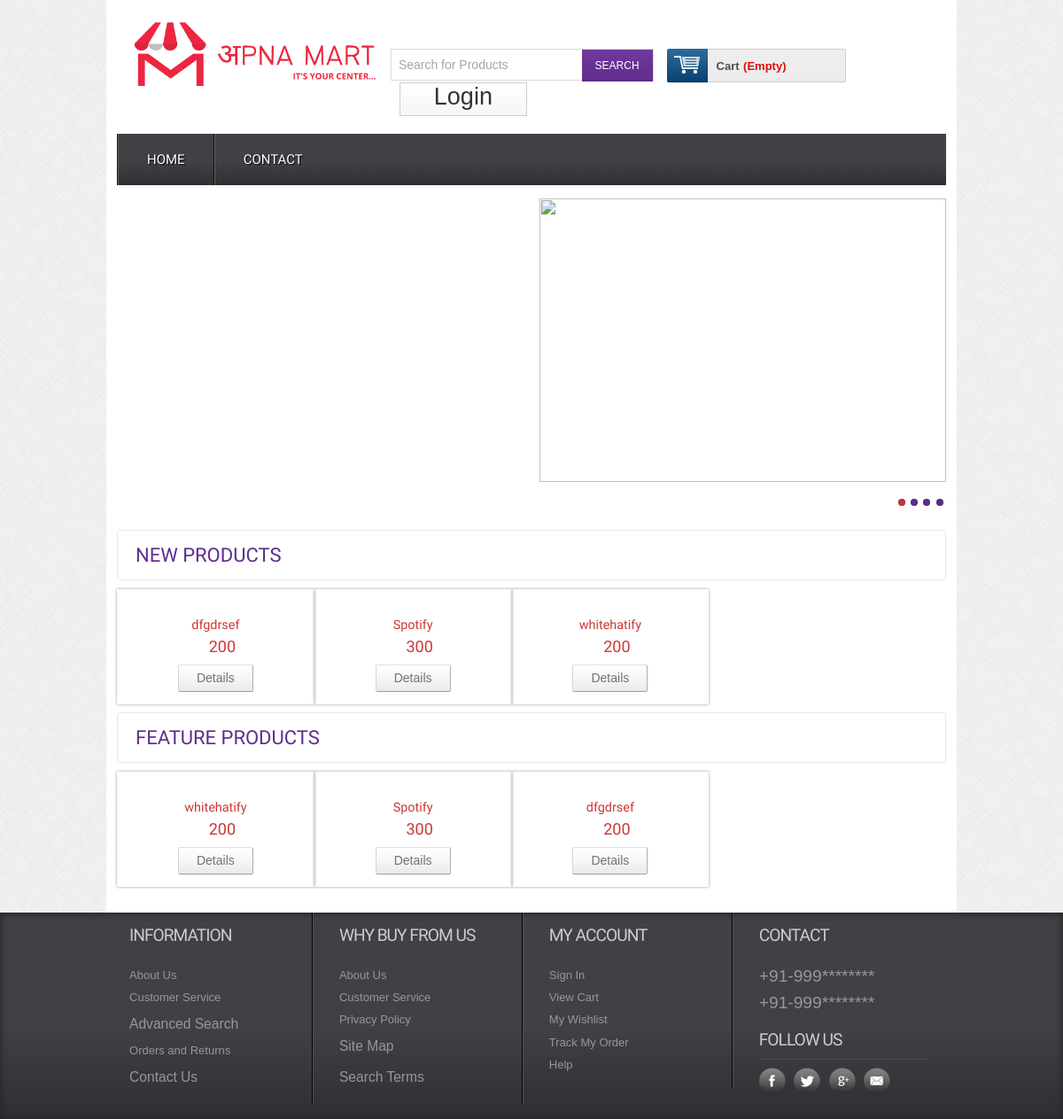
The page / on the database its author committed.
### tables this page shows
CREATE TABLE `tbl_product` (
  `productId` int(11) NOT NULL,
  `productName` varchar(255) NOT NULL,
  `catId` int(11) NOT NULL,
  `brandId` int(11) NOT NULL,
  `body` text NOT NULL,
  `price` float NOT NULL,
  `image` varchar(255) NOT NULL,
  `type` varchar(40) NOT NULL DEFAULT '0'
);

### classes/Product.php (called while the page is built, shortened)
<?php
$filepath = realpath(dirname(__FILE__));
include_once($filepath.'/../lib/Database.php');
 ?>
<?php
class Product
{
    private $db;
    public function __construct()
    {
        $this->db = new Database();
    }
    public function getNewProduct()
    {
        $query = "SELECT * FROM tbl_product ORDER BY productId DESC LIMIT 4";
        $result = $this->db->select($query);
        return $result;
    }
}

### lib/Database.php (called while the page is built, shortened)
<?php
class Database
{
    public $host   = DB_HOST;
    public $user   = DB_USER;
    public $pass   = DB_PASS;
    public $dbname = DB_NAME;
    public $link;
    private function connectDB()
    {
        $this->link = new mysqli(
            $this->host,
            $this->user,
            $this->pass,
            $this->dbname
        );
    }
    public function select($query)
    {
        $result = $this->link->query($query) or
        die($this->link->error . __LINE__);
        if ($result->num_rows > 0) {
            return $result;
        } else {
            return false;
        }
    }
}

### index.php (the view, shortened to what this page needs)
<?php include 'inc/header.php'; ?>
<?php include 'inc/slider.php'; ?>
<html>
<head>
	<link rel="stylesheet" href="../css/style.css">
</head>
<body>
	<div class="main">
		<div class="content">
			<div class="content_bottom">
				<div class="heading">
					<h3>New Products</h3>
				</div>
			</div>
			<div class="section group">
				<?php
				$getNpd = $pd->getNewProduct();
				if ($getNpd) {
					while ($result = $getNpd->fetch_assoc()) {
						?>
						<div class="grid_1_of_4 images_1_of_4">
							<h2>
								<?php echo $result['productName']; ?>
							</h2>
							<p><span class="price">
									<?php echo $result['price']; ?>
								</span></p>
							<div class="button"><span><a href="details.php?proId=<?php echo $result['productId']; ?>"
										class="details">Details</a></span></div>
						</div>
						<?php
					}
				} ?>
			</div>
			<div class="content_top">
				<div class="heading">
					<h3>Feature Products</h3>
				</div>
			</div>
			<div class="section group">
				<?php
				include "connection.php";
				$query = mysqli_query($con, "select * from tbl_product");
				if ($query) {
					while ($result = mysqli_fetch_assoc($query)) {
						?>
						<div class="grid_1_of_4 images_1_of_4">
							<h2>
								<?php echo $result['productName']; ?>
							</h2>
							<p><span class="price">
									<?php echo $result['price']; ?>
								</span></p>
							<div class="button"><span><a href="details.php?proId=<?php echo $result['productId']; ?>"
										class="details">Details</a></span></div>
						</div>
						<?php
					}
				} ?>
			</div>
		</div>
	</div>
	<?php include 'inc/footer.php'; ?>
</body>
</html>

### css/style.css (style rules this page uses)
html, body, div, span, applet, object, iframe, h1, h2, h3, h4, h5, h6, p, blockquote, pre, a, abbr, acronym, address, big, cite, code, del, dfn, em, img, ins, kbd, q, s, samp, small, strike, strong, sub, sup, tt, var, b, u, i, dl, dt, dd, ol, nav ul, nav li, fieldset, form, label, legend, table, caption, tbody, tfoot, thead, tr, th, td, article, aside, canvas, details, embed, figure, figcaption, footer, header, hgroup, menu, nav, output, ruby, section, summary, time, mark, audio, video { margin: 0; padding: 0; border: 0; font-size: 100%; font: inherit; vertical-align: baseline; }
a { text-decoration: none; }
body { font-family: Arial, Helvetica, sans-serif; background: url(../images/body_bg3.jpg); }
.section { clear: both; padding: 0px; margin: 0px; }
.group:before, .group:after { content: ""; display: table; }
.group:after { clear: both; }
.group { zoom: 1; }
.content { padding: 20px 0; background: #FFF; }
.content h2 { font-size: 23px; color: #6C6C6C; font-family: 'Monda', sans-serif; }
.content_top { padding: 15px 20px; border: 1px solid #EBE8E8; border-radius: 3px; }
.content_bottom { padding: 15px 20px; border: 1px solid #EBE8E8; border-radius: 3px; margin-top: 2.6%; }
.heading { float: left; margin-right: 10%; }
.heading h3 { font-family: 'Monda', sans-serif; font-size: 22px; color: #602D8D; text-transform: uppercase; }
.grid_1_of_4 { display: block; float: left; margin: 1% 0 1% 0; box-shadow: 0px 0px 3px rgb(150, 150, 150); }
.grid_1_of_4:first-child { margin-left: 0; }
.images_1_of_4 { width: 20.8%; padding: 1.5%; text-align: center; position: relative; }
.images_1_of_4 h2 { color: #CC3636; font-family: 'Monda', sans-serif; font-size: 0.9em; font-weight: normal; }
.images_1_of_4 p { font-size: 0.8125em; padding: 0.4em 0; color: #333; }
.images_1_of_4 p span.price { font-size: 18px; font-family: 'Monda', sans-serif; color: #CC3636; margin-left: 15px; }
.images_1_of_4 .button { float: left; line-height: 1.9em; margin-top: 0.3em; width: 100%; }
.images_1_of_4 .button a { padding: 7px 20px; font-size: 0.8em; }
.images_1_of_4 .button a { font-family: "Trebuchet MS", Arial, Helvetica, sans-serif; font-size: 14px; line-height: 15px; text-transform: none; color: #737370; text-decoration: none !important; background: url(../images/button-bg.png) repeat-x 0 0 #E8E8E8; display: inline-block; border-left: 1px solid #D4D4D4 !important; border-right: 1px solid #ADADAD !important; border-top: 1px solid #E0E0E0 !important; border-bottom: 1px solid #9C9C9C !important; cursor: pointer !important; margin: 0 2px; border-radius: 2px; -moz-border-radius: 2px; -webkit-border-radius: 2px; -webkit-transition: all 0.5s ease; -moz-transition: all 0.5s ease; -o-transition: all 0.5s ease; transition: all 0.5s ease; }

### rows shown on the page
tbl_product: productName "dfgdrsef", price "200"
tbl_product: productName "Spotify", price "300"
tbl_product: productName "whitehatify", price "200"
